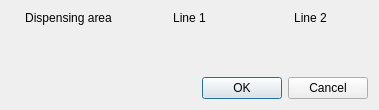
<?xml version="1.0" encoding="UTF-8"?>
<ui version="4.0">
 <class>ChessUpConfigurationSelector</class>
 <widget class="QDialog" name="ChessUpConfigurationSelector">
  <property name="geometry">
   <rect>
    <x>0</x>
    <y>0</y>
    <width>379</width>
    <height>110</height>
   </rect>
  </property>
  <property name="windowTitle">
   <string>Dialog</string>
  </property>
  <layout class="QGridLayout" name="gridLayout">
   <item row="1" column="0">
    <widget class="ChessUpConfigCardWidget" name="widgetCard1" native="true"/>
   </item>
   <item row="1" column="1">
    <widget class="ChessUpConfigCardWidget" name="widgetCard2" native="true"/>
   </item>
   <item row="1" column="2">
    <widget class="ChessUpConfigCardWidget" name="widgetCard3" native="true"/>
   </item>
   <item row="3" column="0" colspan="3">
    <layout class="QHBoxLayout" name="horizontalLayout">
     <item>
      <spacer name="horizontalSpacer">
       <property name="orientation">
        <enum>Qt::Horizontal</enum>
       </property>
       <property name="sizeHint" stdset="0">
        <size>
         <width>40</width>
         <height>20</height>
        </size>
       </property>
      </spacer>
     </item>
     <item>
      <widget class="QPushButton" name="btnOK">
       <property name="text">
        <string>OK</string>
       </property>
      </widget>
     </item>
     <item>
      <widget class="QPushButton" name="btnCancel">
       <property name="text">
        <string>Cancel</string>
       </property>
      </widget>
     </item>
    </layout>
   </item>
   <item row="2" column="0">
    <spacer name="verticalSpacer">
     <property name="orientation">
      <enum>Qt::Vertical</enum>
     </property>
     <property name="sizeHint" stdset="0">
      <size>
       <width>20</width>
       <height>40</height>
      </size>
     </property>
    </spacer>
   </item>
   <item row="0" column="0">
    <widget class="QLabel" name="label">
     <property name="text">
      <string>Dispensing area</string>
     </property>
     <property name="alignment">
      <set>Qt::AlignCenter</set>
     </property>
    </widget>
   </item>
   <item row="0" column="1">
    <widget class="QLabel" name="label_2">
     <property name="text">
      <string>Line 1</string>
     </property>
     <property name="alignment">
      <set>Qt::AlignCenter</set>
     </property>
    </widget>
   </item>
   <item row="0" column="2">
    <widget class="QLabel" name="label_3">
     <property name="text">
      <string>Line 2</string>
     </property>
     <property name="alignment">
      <set>Qt::AlignCenter</set>
     </property>
    </widget>
   </item>
  </layout>
 </widget>
 <customwidgets>
  <customwidget>
   <class>ChessUpConfigCardWidget</class>
   <extends>QWidget</extends>
   <header>ChessUpConfigCardWidget.h</header>
   <container>1</container>
  </customwidget>
 </customwidgets>
 <resources/>
 <connections>
  <connection>
   <sender>btnOK</sender>
   <signal>clicked()</signal>
   <receiver>ChessUpConfigurationSelector</receiver>
   <slot>accept()</slot>
   <hints>
    <hint type="sourcelabel">
     <x>276</x>
     <y>273</y>
    </hint>
    <hint type="destinationlabel">
     <x>137</x>
     <y>234</y>
    </hint>
   </hints>
  </connection>
  <connection>
   <sender>btnCancel</sender>
   <signal>clicked()</signal>
   <receiver>ChessUpConfigurationSelector</receiver>
   <slot>reject()</slot>
   <hints>
    <hint type="sourcelabel">
     <x>353</x>
     <y>268</y>
    </hint>
    <hint type="destinationlabel">
     <x>332</x>
     <y>208</y>
    </hint>
   </hints>
  </connection>
 </connections>
</ui>
